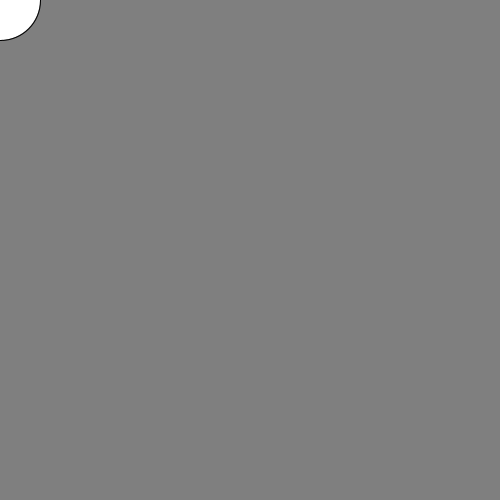
Frame 1 (no input)
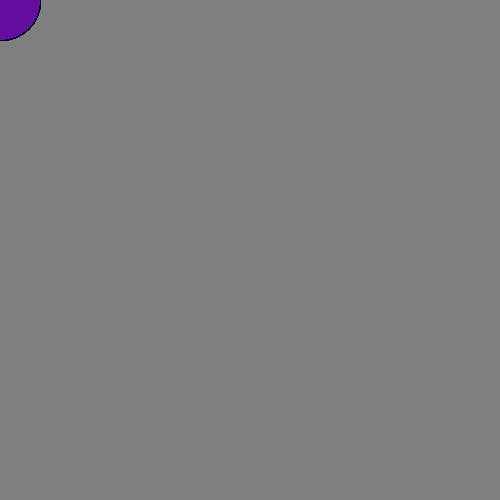
Frame 60 (the mouse pressed at the canvas centre just before this capture)
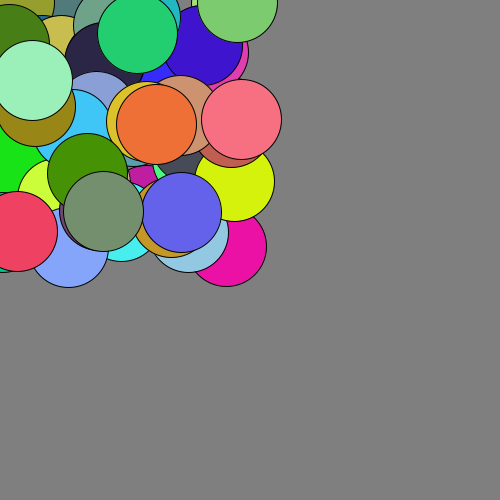
Frame 120 (the mouse held since frame 60 and released just before this capture)

The Processing sketch that drew these frames (run headless with seeded random() and noise(); from frame 60 on, the mouse is pressed at the canvas centre):

// Processing sketch: processing_49454
// ── processing_49454.pde

 void setup () {
  
  size (500, 500);
  smooth ();
    background (127);
  }
  
  void draw () {
  
  
 // ellipse (mouseX, mouseY, 80, 80);
  ellipse (random (mouseX), random (mouseY), 80, 80);
   
  fill (random (255), random (255), random (255));
  
  }
                
                                
